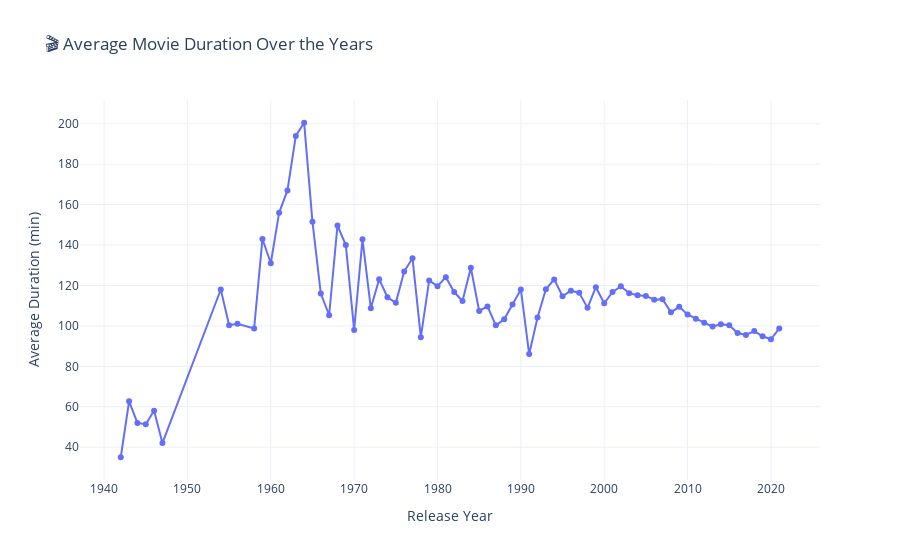

The code cell stored with this chart in its notebook:
### Markdown cell above
<h1 style="font-family: 'Poppins', sans-serif; font-weight: 700; 
           text-align:center; background: linear-gradient(90deg, #E74C3C, #A93226); 
           -webkit-background-clip: text; -webkit-text-fill-color: transparent; margin-top: 40px;">
 Content Evolution Over Time:
</h1>

### Code cell
# Drop rows missing key info
df = df.dropna(subset=['release_year', 'duration'])

# Separate Movies and TV Shows
movies = df[df['type'] == 'Movie'].copy()
tv_shows = df[df['type'] == 'TV Show'].copy()

# Extract duration in minutes for Movies
movies['duration_min'] = movies['duration'].str.extract('(\d+)').astype(float)

# Extract number of episodes for TV Shows
tv_shows['num_episodes'] = tv_shows['duration'].str.extract('(\d+)').astype(float)

# Group: Average movie duration by release year
movie_trend = movies.groupby('release_year')['duration_min'].mean().reset_index()

# Group: Average episodes per show by release year
tv_trend = tv_shows.groupby('release_year')['num_episodes'].mean().reset_index()

# Plot 1: Movie Duration Over Time
fig1 = px.line(movie_trend,
               x='release_year',
               y='duration_min',
               title='🎬 Average Movie Duration Over the Years',
               labels={'release_year': 'Release Year', 'duration_min': 'Average Duration (min)'},
               markers=True)
fig1.update_layout(template='plotly_white')
fig1.show()

# Plot 2: TV Show Episodes Over Time
fig2 = px.line(tv_trend,
               x='release_year',
               y='num_episodes',
               title='📺 Average Number of Episodes in TV Shows Over the Years',
               labels={'release_year': 'Release Year', 'num_episodes': 'Avg. Episodes'},
               markers=True)
fig2.update_layout(template='plotly_white')
fig2.show()

### Figure 1 — Plotly figure (JSON) as saved in the notebook; plotly's stock layout.template omitted (floating-point values rounded to 4 significant figures)
{"data": [{"hovertemplate": "Release Year=%{x}<br>Average Duration (min)=%{y}<extra></extra>", "legendgroup": "", "line": {"color": "#636efa", "dash": "solid"}, "marker": {"symbol": "circle"}, "mode": "lines+markers", "name": "", "orientation": "v", "showlegend": false, "type": "scatter", "x": [1942, 1943, 1944, 1945, 1946, 1947, 1954, 1955, 1956, 1958, 1959, 1960, 1961, 1962, 1963, 1964, 1965, 1966, 1967, 1968, 1969, 1970, 1971, 1972, 1973, 1974, 1975, 1976, 1977, 1978, 1979, 1980, 1981, 1982, 1983, 1984, 1985, 1986, 1987, 1988, 1989, 1990, 1991, 1992, 1993, 1994, 1995, 1996, 1997, 1998, 1999, 2000, 2001, 2002, 2003, 2004, 2005, 2006, 2007, 2008, 2009, 2010, 2011, 2012, 2013, 2014, 2015, 2016, 2017, 2018, 2019, 2020, 2021], "xaxis": "x", "y": [35.0, 62.67, 52.0, 51.33, 58.0, 42.0, 118.0, 100.3, 101.0, 98.67, 143.0, 131.0, 156.0, 167.0, 194.0, 200.5, 151.5, 116.0, 105.2, 149.7, 140.0, 98.0, 142.8, 108.8, 123.1, 114.2, 111.4, 126.9, 133.5, 94.43, 122.5, 119.6, 124.1, 116.7, 112.3, 128.7, 107.4, 109.6, 100.2, 103.3, 110.5, 118.0, 86.07, 104.2, 118.1, 123.0, 114.6, 117.4, 116.4, 108.9, 119.1, 111.2, 116.8, 119.5, 116.2, 115.1, 114.8, 113.0, 113.2, 106.7, 109.4, 105.7, 103.6, 101.6, 99.66, 100.8, 100.3, 96.46, 95.48, 97.42, 94.87, 93.36, 98.74], "yaxis": "y"}], "layout": {"legend": {"tracegroupgap": 0}, "title": {"text": "🎬 Average Movie Duration Over the Years"}, "xaxis": {"anchor": "y", "domain": [0, 1], "title": {"text": "Release Year"}}, "yaxis": {"anchor": "x", "domain": [0, 1], "title": {"text": "Average Duration (min)"}}}}
